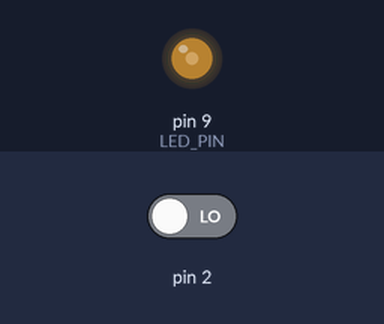
Recording of a sketch running on a simulated Arduino Uno, built with avr-gcc and run on an emulated ATmega328P. Parts: output pins drawn as LEDs (lit = HIGH). The test bench sets the inputs (shaded band); at power-on: pin 2 LOW.

Above: at 1.2 s.
1.3 s: pin 2 driven HIGH
At 2.27 s:
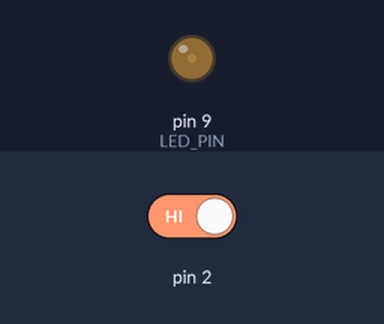
At 2.88 s:
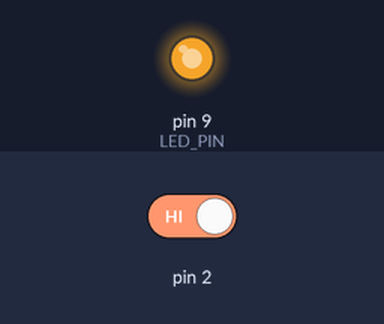
Timing chart, 0 to 10.3 s (numbered marks = the images above; inputs shaded):
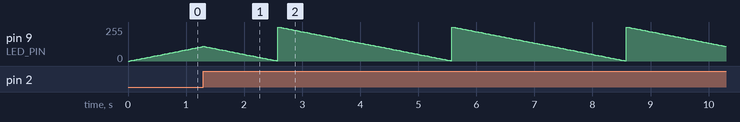

The sketch:

K2-4-3.ino
```cpp
#include <MsTimer2.h>
const int LED_PIN = 9; //LEDをD13に設定
volatile boolean st_switch = false; //ディジタル出力の値を格納する変数
unsigned int timer; //呼び出し回数を格納する変数(30*timer ms)

//初期設定
void setup(){
  pinMode(LED_PIN,OUTPUT); //LED_PINをデジタル出力設定

  //外部割り込みの設定
  attachInterrupt(0,blink,CHANGE);

  //タイマー割り込みの設定
  MsTimer2::set(30,flash);
  MsTimer2::start();
}

//メインループ
void loop(){
  //timerの値を0-255に変換してpwm出力
  analogWrite(LED_PIN,map(timer,0,100,0,255));
}

//割り込み時に呼ばれる関数
void blink(){
  st_switch = !st_switch; //st_switchを反転
}

//タイマー割り込み時に呼ばれる関数
void flash(){
  //スイッチの切り替えにより条件分岐
  if(st_switch ==false){ //st_switchが偽なら
    timer ++; //timerを増加させる
    if(timer >= 100){ //timerが100以上なら
      timer = 0;//タイマーを0にする
    }
  }else{ //st_switchが真なら
    timer --; //timerを減少させる
    if(timer <= 0) //timerが0以下なら
      timer = 100; //タイマーを100にする
  }
}
```

Measured:
- by itself, pin 9 (LED_PIN): ramps from 255/255 to 2/255 and jumps back, once every 3.0 s
